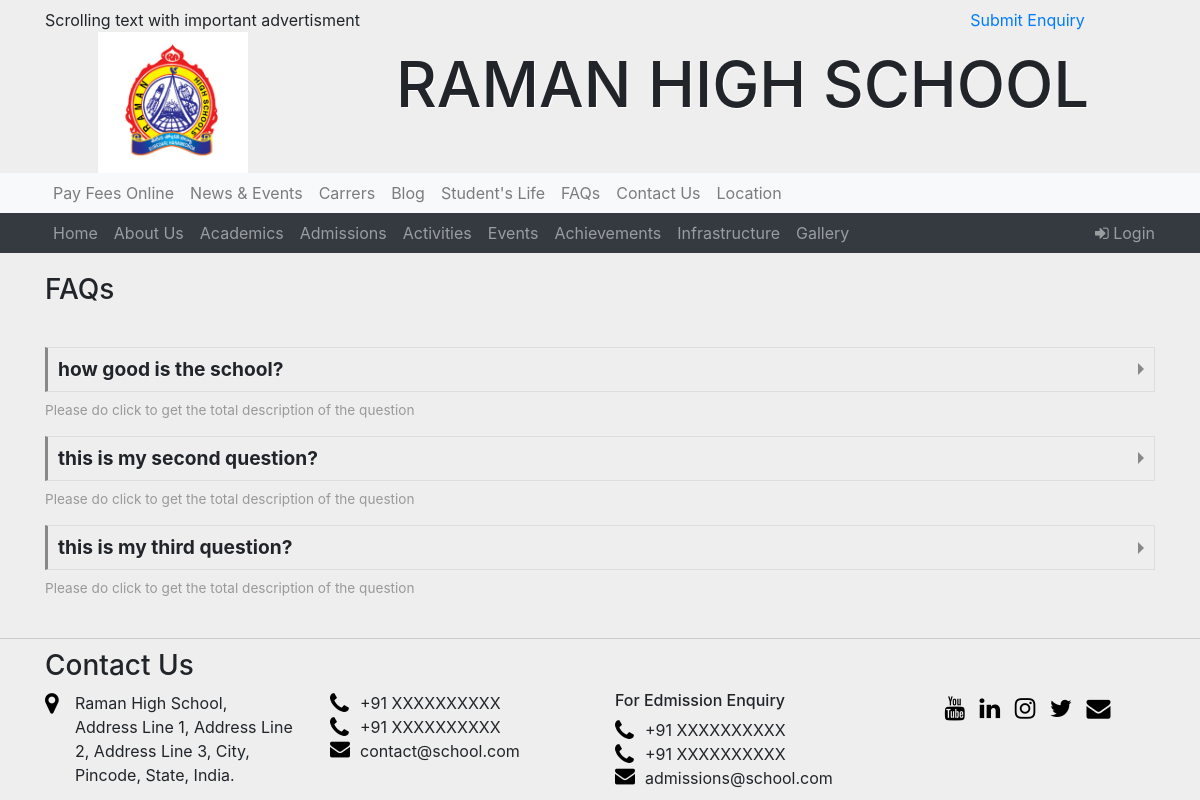
Screenshot of /faq/ with the database file from the repository.
### schoolapp/models.py (models this page shows, shortened)
class Faq(models.Model):
    title = models.CharField(max_length = 200)
    answer = models.TextField()
    published_date = models.DateTimeField(blank = True, null = True)

### schoolapp/views.py (the view)
# urls.py: url(r'^faq/$',views.FaqListView.as_view(),name='faq_list'),
class FaqListView(ListView):
    login_url = '/login/'
    model = Faq
    def get_queryset(self):
        return Faq.objects.order_by('-published_date')

### schoolapp/templates/schoolapp/faq_list.html (shortened to what this page needs)
{% load staticfiles %}
<!doctype html>
<html lang="en">
  <head>
        <link rel="stylesheet" type="text/css" href="{% static 'css/style.css' %}">
        <link rel="stylesheet" href="https://cdnjs.cloudflare.com/ajax/libs/font-awesome/4.7.0/css/font-awesome.min.css">
        <link rel="stylesheet" href="https://maxcdn.bootstrapcdn.com/bootstrap/4.0.0-beta.2/css/bootstrap.min.css">
        <link rel="stylesheet" type="text/css" href="{% static 'css/faq-style.css' %}">
  </head>
  <body>
        <div id="topline" class="container" style="padding-top:7px">
                <div class="row">
                        <div class="col-lg-6 col-md-12 col-sm-12 col-xs-12">
                                <marquee behavior="scroll" direction="left">Scrolling text with important advertisment </marquee>
                        </div>
                        <div class="text-center col-lg-3 col-md-6 col-sm-12 col-xs-12" id="google_translate_element"></div>
                        <div class="text-center col-lg-3 col-md-6 col-sm-12 col-xs-12">
                                <a href="#">Submit Enquiry</a>
                        </div>
                </div>
        </div>
        <div class="container">
                <div class="row">
                        <div class="col-lg-3 col-md-3 col-sm-12 col-xs-12 text-center"><img id="logo" src="/media/img/logo.jpeg" width="150px"></div>
                        <div class="col-lg-9 col-md-9 col-sm-12 col-xs-12"><h1 id="school-name">RAMAN HIGH SCHOOL</h1></div>
                </div>
        </div>
        <nav id="nav-1" class="navbar navbar-expand-sm bg-light navbar-light">
                <div class="container navbar-light">
                        <ul class="navbar-nav">
                                <li class="nav-item">
                                        <a class="nav-link" href="#">Pay Fees Online</a>
                                </li>
                                <li class="nav-item">
                                        <a class="nav-link" href="#">News & Events</a>
                                </li>
                                <li class="nav-item">
                                        <a class="nav-link" href="#">Carrers</a>
                                </li>
                                <li class="nav-item">
                                        <a class="nav-link" href="#">Blog</a>
                                </li>
                                <li class="nav-item">
                                        <a class="nav-link" href="#">Student's Life</a>
                                </li>
                                <li class="nav-item">
                                        <a class="nav-link" href="#">FAQs</a>
                                </li>
                                <li class="nav-item">
                                        <a class="nav-link" href="#">Contact Us</a>
                                </li>
                                <li class="nav-item">
                                        <a class="nav-link" href="#">Location</a>
                                </li>
                        </ul>
                </div>
        </nav>
        <nav id="nav-2" class="navbar navbar-expand-sm bg-dark navnar-dark sticky-top">
                <div class="container navbar-dark">
                        <ul class="navbar-nav">
                                <li class="nav-item">
                                        <a class="nav-link" href="#">Home</a>
                                </li>
                                <li class="nav-item">
                                        <a class="nav-link" href="#">About Us</a>
                                </li>
                                <li class="nav-item">
                                        <a class="nav-link" href="#">Academics</a>
                                </li>
                                <li class="nav-item">
                                        <a class="nav-link" href="#">Admissions</a>
                                </li>
                                <li class="nav-item">
                                        <a class="nav-link" href="#">Activities</a>
                                </li>
                                <li class="nav-item">
                                        <a class="nav-link" href="#">Events</a>
                                </li>
                                <li class="nav-item">
                                        <a class="nav-link" href="#">Achievements</a>
                                </li>
                                <li class="nav-item">
                                        <a class="nav-link" href="#">Infrastructure</a>
                                </li>
                                <li class="nav-item">
                                        <a class="nav-link" href="#">Gallery</a>
                                </li>
                        </ul>
                        <ul class="nav navbar-nav navbar-right">
                              <li><a href="#" id="login-button"><i class="fa fa-sign-in" ></i> Login</a></li>
                        </ul>
                </div>
        </nav>
        <div class="container">
            <h3 style="margin-top: 20px;">FAQs</h3>
            <section class="faq-section">
                 {% for faq in faq_list %}
                <label for="{{faq.answer}}">{{faq.title}}</label>
                <p>Please do click to get the total description of the question</p>
                {% endfor %}
            </section>
        </div>
        <footer>
                <div class="container">
                        <h3>Contact Us</h3>
                        <div class="row">
                                <div id="address" class="col-lg-3 col-md-4 col-sm-12 col-xs-12">
                                        <span class="row">
                                                <i class="hide-lessdn580 fa fa-map-marker col-sm-1" style="font-size:24px;color:black" aria-hidden="true"></i>
                                                <span class="col-sm-10">
                                                        Raman High School, <br />
                                                        Address Line 1,
                                                        Address Line 2,
                                                        Address Line 3,
                                                        City, Pincode,
                                                        State, India.
                                                </span>
                                        </span>
                                </div>
                                <div id="contact" class="col-lg-3 col-md-4 col-sm-12 col-xs-12">
                                        <span class = "row">
                                                <i class="hide-lessdn580 fa fa-phone col-sm-1" style="font-size:24px;color:black"></i>
                                                <span class="col-sm-10">+91 XXXXXXXXXX</span>
                                        </span>
                                        <span class = "row">
                                                <i class="hide-lessdn580 fa fa-phone col-sm-1" style="font-size:24px;color:black"></i>
                                                <span class="col-sm-10">+91 XXXXXXXXXX</span>
                                        </span>
                                        <span class="row">
                                                <i class="hide-lessdn580 fa fa-envelope col-sm-1" style="font-size:20px;color:black"></i>
                                                <span class="col-sm-10">contact@school.com</span>
                                        </span>
                                </div>
                                <div id="admission-enquiry-contact" class="col-lg-3 col-md-4 col-sm-12 col-xs-12">
                                        <h6>For Edmission Enquiry</h5>
                                        <span class = "row">
                                                <i class="hide-lessdn580 fa fa-phone col-sm-1" style="font-size:24px;color:black"></i>
                                                <span class="col-sm-10">+91 XXXXXXXXXX</span>
                                        </span>
                                        <span class = "row">
                                                <i class="hide-lessdn580 fa fa-phone col-sm-1" style="font-size:24px;color:black"></i>
                                                <span class="col-sm-10">+91 XXXXXXXXXX</span>
                                        </span>
                                        <span class="row">
                                                <i class="hide-lessdn580 fa fa-envelope col-sm-1" style="font-size:20px;color:black"></i>
                                                <span class="col-sm-10">admissions@school.com</span>
                                        </span>
                                </div>
                                <div id="social" class="col-lg-3 col-md-12 col-sm-12 col-xs-12 text-center">
                                        <a href="#"><i class="fa fa-youtube" style="font-size:24px;color:black;padding:5px"></i></a>
                                        <a href="#"><i class="fa fa-linkedin" style="font-size:24px;color:black;padding:5px"></i></a>
                                        <a href="#"><i class="fa fa-instagram" style="font-size:24px;color:black;padding:5px"></i></a>
                                        <a href="#"><i class="fa fa-twitter" style="font-size:24px;color:black;padding:5px"></i></a>
                                        <a href="#"><i class="fa fa-envelope" style="font-size:24px;color:black;padding:5px"></i></a>
                                </div>
                        </div>
                </div>
        </footer>
  </body>
</html>

### schoolapp/static/css/style.css (style rules this page uses)
body { background: #eee !important; }
*, *:before, *:after { -moz-box-sizing: border-box; -webkit-box-sizing: border-box; box-sizing: border-box; }
h1 { text-align: center; color: #a8a8a8; text-shadow: 1px 1px 0 white; }
body { font-family: "Lato", sans-serif; transition: background-color .5s; }
#login-button { color: rgba(255,255,255,0.5) !important; }
nav { padding-top: 0 !important;; padding-bottom: 0 !important; }
body { transition: background-color .5s; }
footer { padding:10px 0 10px 0; border-top: 1px solid rgba(0,0,0,0.15); border-bottom: 1px solid rgba(0,0,0,0.15); }
span { padding-right: 0 !important; }
@media only screen and (min-width: 993px) and (max-width: 1200px) { #school-name { font-size: 63px; padding-top: 15px; } }

### schoolapp/static/css/faq-style.css (style rules this page uses)
.faq-section { margin: 40px 0; position: relative; }
.faq-section p { display: none; }
.faq-section label+p { display: block; color: #999; font-size: .85em; transition: all .15s ease-out; text-overflow: ellipsis; white-space: nowrap; overflow: hidden; }
.faq-section label { font-size: 1.2em; background: #eee; display: block; position: relative; padding: 7px 10px; font-weight: bold; border: 1px solid #ddd; border-left: 3px solid #888; text-shadow: 0 1px 0 rgba(255,255,255,.5); transition: all .15s ease-out; }
.faq-section label::before { content: ''; position: absolute; right: 4px; top: 50%; margin-top: -6px; border: 6px solid transparent; border-left-color: inherit; }

### rows the page displays
Faq: title "how good is the school?"
Faq: title "this is my second question?"
Faq: title "this is my third question?"
